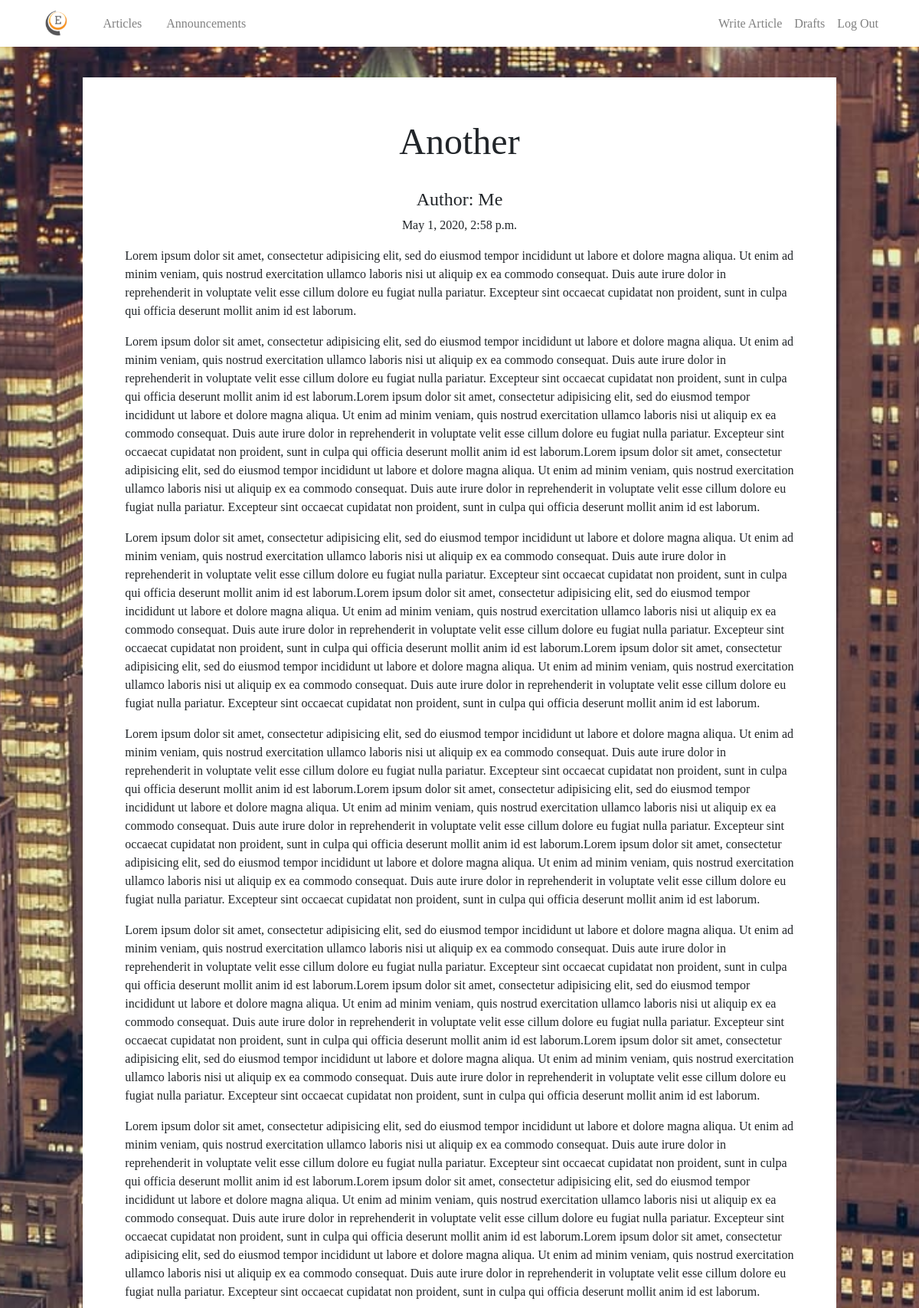
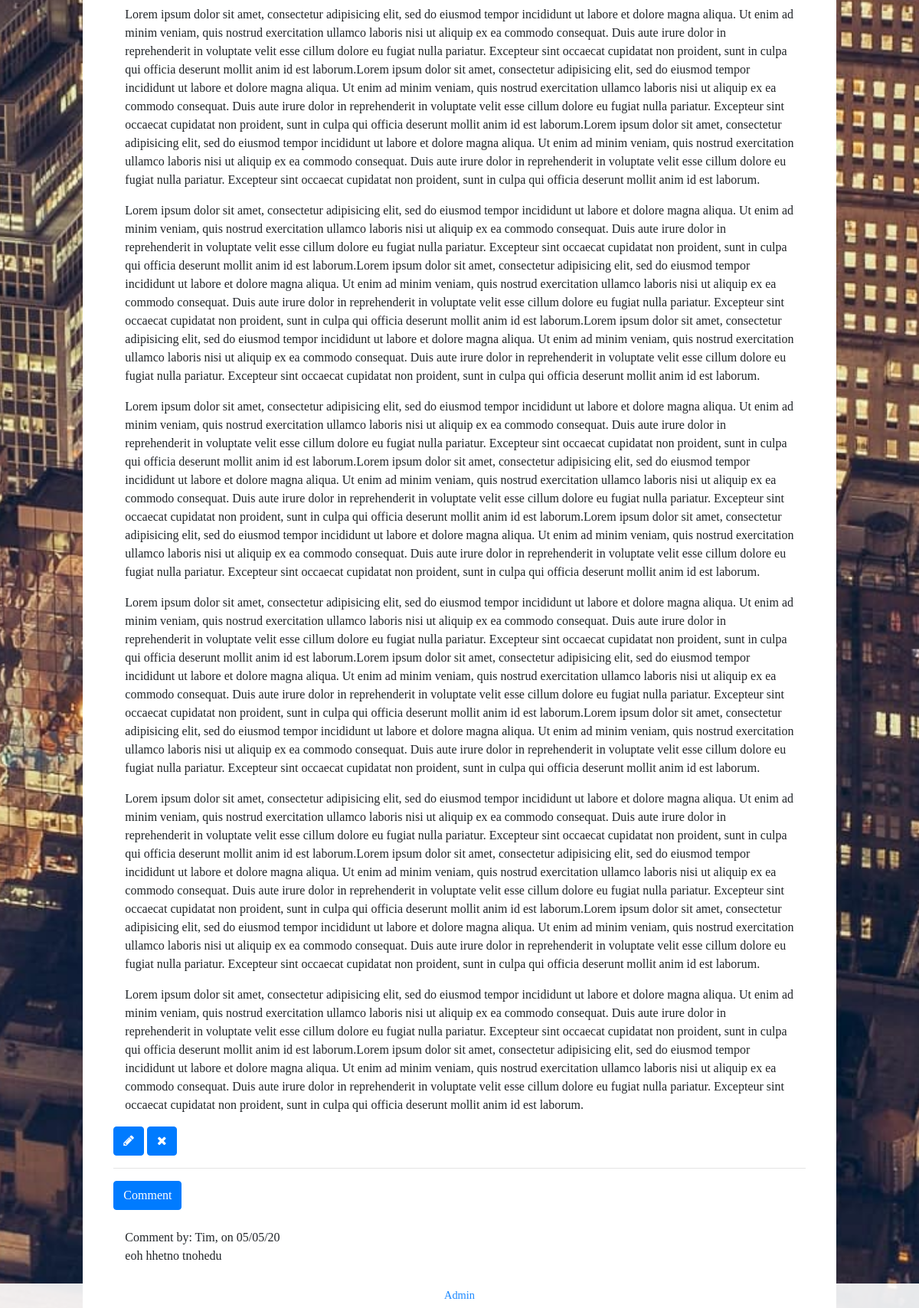
The page /articles/article/2 (signed in) on the database its author committed (2 pictures, top to bottom).
### articles/models.py (models this page shows, shortened)
class Article(models.Model):
    author = models.CharField(max_length=100)
    title = models.CharField(max_length=200)
    text = models.TextField()
    created_date = models.DateTimeField(default=timezone.now)
    published_date = models.DateTimeField(blank=True,null=True)
    slug = models.SlugField(null=True)

class Comment(models.Model):
    article = models.ForeignKey('articles.Article', related_name='comments', on_delete=models.CASCADE)
    author = models.CharField(max_length=100)
    text = models.TextField()
    created_date = models.DateTimeField(default=timezone.now)
    approved_comments = models.BooleanField(default=False)

### articles/views.py (the view)
# urls.py: path('article/<int:pk>', views.ArticleDetailView.as_view(), name='article_detail'),
class ArticleDetailView(LoginRequiredMixin, DetailView):
    model = Article

### articles/templates/articles/article_detail.html (shortened to what this page needs)
{% extends 'base.html'%}
{% block content %}
   <div class="post-container">
    <div class="col-lg-10" id='post-page' >
      <h1 class="posttitle">{{article.title}}</h1>
      {%if article.published_date %}
        <div class="postdate">
          <br>
          <h4>Author: {{article.author}}</h4>
          {{article.published_date}}
        </div>
      {% else %}
         <a class="btn btn-success" href="{% url 'articles:article_publish' pk=article.pk%}">Publish</a>
      {% endif%}
      <div class="container">
        <div class="postcontent">
          <p>{{ article.text|safe|linebreaksbr}}</p>
        </div>
      </div>
      {% if user.is_superuser %}
        <a class="btn btn-primary" href="{% url 'articles:article_edit' pk=article.pk %}"><span class="fa fa-pencil"></span></a>
        <a class="btn btn-primary" href="{% url 'articles:article_remove' pk=article.pk %}"><span class="fa fa-remove"></span></a>
      {% endif %}
    <hr>
    <a class="btn btn-primary btn-comment" href="{% url 'articles:add_comment_to_article' pk=article.pk %}">Comment</a>
    <div class="container">
      {% for comment in article.comments.all%}
      <br>
          {% if user.is_superuser or comment.approved_comments %}
                Comment by: {{comment.author}}, on {{comment.created_date|date:'m/d/y'}}
              {{comment.text|safe|linebreaks }}
            {% endif %}
        {% empty %}
          <p>Be the first to comment!</p>
        {% endfor%}
     </div>
   </div>
  </div>
{% endblock %}

### articles/static/css/master.css (style rules this page uses)
body { font-family: 'Merriweather', serif; }
.imagebackground { background-image: url('media/city-min.jpg'); background-position: top; background-size: cover; background-repeat:repeat; }
#post-page { margin: auto; background-color: white; padding: 40px; }
.post-container { margin-top: 40px; margin-left: 10px; margin-right: 10px; }
.posttitle { margin-top: 15px; font-size: 3em; text-align: center; }
.postdate { text-align: center; }

### rows shown on the page
Article: title "Another", author "Me", published_date "May 1, 2020, 2:58 p.m.", text "Lorem ipsum dolor sit amet, consectetur adipisicing elit, sed do eiusmod tempor incididunt ut labore et dolore magna aliqua. Ut enim ad minim veniam, quis nostrud exercitation ullamco laboris nisi ut aliquip ex ea commodo consequat. Duis aute irure dolor in reprehenderit in voluptate velit esse cillum dolore eu fugiat nulla pariatur. Excepteur sint occaecat cupidatat non proident, sunt in culpa qui officia deserunt mollit anim id est laborum. Lorem ipsum dolor sit amet, consectetur adipisicing elit, sed do eiusmod tempor incididunt ut labore et dolore magna aliqua. Ut enim ad minim veniam, quis nostrud exercitation ullamco laboris nisi ut aliquip ex ea commodo consequat. Duis aute irure…"
Comment: author "Tim", created_date "05/05/20", text "eoh hhetno tnohedu"
